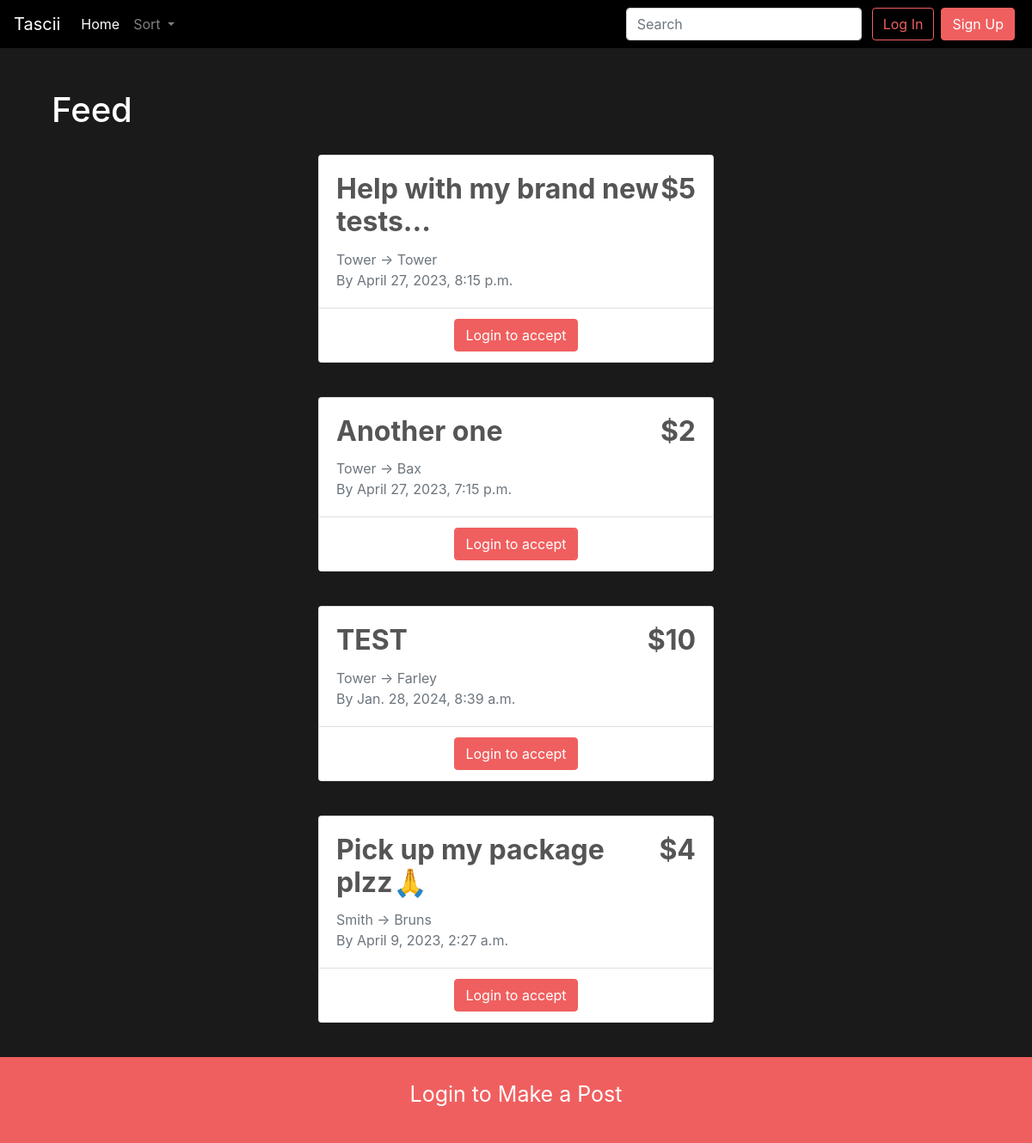
The app's page /, older data.
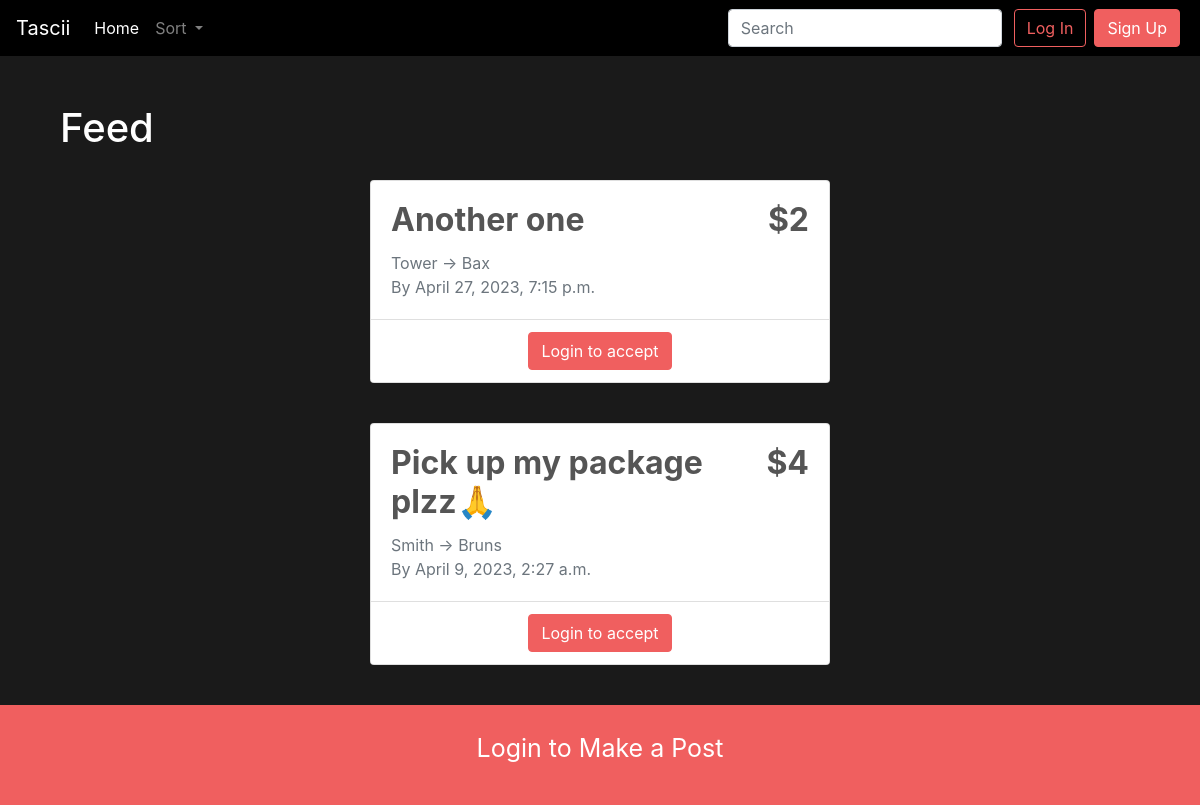
The same page, newer data.
### feed/models.py (models this page shows)
class Post(models.Model):
    title = models.CharField(max_length=100)
    price = models.IntegerField()
    start_loc = models.CharField(max_length=100) # Could create custom location field to get long and lat too
    end_loc = models.CharField(max_length=100)
    expiration_date = models.DateTimeField()
    time_estimate = models.DurationField()
    user = models.ForeignKey(User, on_delete=models.CASCADE, related_name='%(class)s_post_created')
    created_at = models.DateTimeField(auto_now_add=True)
    status = models.CharField(max_length=20, default='open') # open, accepted, completed, cancelled
    filled_by = models.ForeignKey(User, on_delete=models.CASCADE, related_name='%(class)s_post_filled', null=True, blank=True)

### feed/views.py (the view)
# urls.py: path('', views.feed, name='feed'),
def feed(request, sort="created_at"):
    query = request.GET.get('query')
    sort = sort if sort == 'expiration_date' else '-' + sort
    if query:
        posts = Post.objects.filter(
            Q(title__icontains=query) | Q(start_loc__icontains=query) | Q(end_loc__icontains=query)
        ).order_by(sort)
    else:
        posts = Post.objects.filter(Q(status='open')).order_by(sort)
    context = {
        'query': query,
        'posts': posts
    }
    return render(request, 'feed.html', context)

### feed/templates/feed.html (shortened to what this page needs)
{% extends "base.html" %}
{% block page_content %}
<div class="col feed">
<h1>Feed</h1>
{% for post in posts %}
    <div class="post md-4 mx-auto" data-aos="fade-up" data-aos-offset="100", data-aos-duration="1000">
        <div class="card rounded-3">
          <div class="card-body d-flex justify-content-between">
            <div class="d-flex flex-column">
              <h5 class="card-title">{{ post.title }}</h5>
              <p class="card-text text-muted">{{ post.start_loc }} &rarr; {{ post.end_loc }}</p>
              <p class="card-text text-muted">By {{ post.expiration_date }}</p>
            </div>
            <h4 class="card-price text-right">${{ post.price }}</h4>
          </div>
          <div class="card-footer bg-white text-center">
            {% if request.user.is_authenticated %}
            {% if post.user == request.user %}
            <a href="{% url 'edit_post' post.pk %}" class="btn btn-primary">Edit / Take Down</a>
            {% else %}
            <a href="{% url 'post_details' post.pk %}" class="btn btn-primary">Accept?</a>
            {% endif %}
            {% else %}
            <a href="{% url 'login' %}" class="btn btn-primary">Login to accept</a>
            {% endif %}
          </div>
        </div>
      </div>
{% endfor %}
</div>
<div class="fixed-bottom d-flex justify-content-center">
  {% if request.user.is_authenticated %}
      <a href="{% url 'make_post' %}" class="btn-block btn-primary">Make a Post</a>
  {% else %}
      <a href="{% url 'login' %}" class="btn-block btn-primary">Login to Make a Post</a>
  {% endif %}
 </div>
{% endblock %}

### tascii_prototype/templates/base.html (shortened to what this page needs)
<!doctype html>
<html lang="en">
  <head>
    <link rel="stylesheet" href="https://cdn.jsdelivr.net/npm/bootstrap@4.1.3/dist/css/bootstrap.min.css">
    <link rel="stylesheet" href="https://cdnjs.cloudflare.com/ajax/libs/aos/2.3.4/aos.css" />
    {% load static %}
    <link rel="stylesheet" href="{% static 'feed/main.css' %}">
  </head>
  <body>
    <nav class="navbar navbar-expand-lg navbar-dark navbar">
      <a class="navbar-brand" href="{% url 'feed' %}">Tascii</a>
      <div class="collapse navbar-collapse" id="navbarSupportedContent">
        <ul class="navbar-nav mr-auto">
          <li class="nav-item active">
            <a class="nav-link" href="{% url 'feed' %}">Home <span class="sr-only">(current)</span></a>
          </li>
          <li class="nav-item dropdown">
            <a class="nav-link dropdown-toggle" href="#" id="navbarDropdown" role="button" data-toggle="dropdown" aria-haspopup="true" aria-expanded="false">
              Sort
            </a>
          </li>
        </ul>
        <form method="GET" action="{% url 'feed' %}" class="form-inline my-2 my-lg-0" onsubmit="">
          {% load crispy_forms_tags %}
          {% load bootstrap4 %}
          <input class="form-control mr-sm-2" type="search" name="query" placeholder="Search" aria-label="Search">
        </form>
      {% if request.user.is_authenticated %}
        <a class="btn btn-primary mx-1" role="button" href="{% url 'profile' %}">Profile</a>
        <a class="btn btn-outline-primary mx-1" role="button" href="{% url 'logout' %}">Logout</a>
      {% else %}
        <a class="btn btn-outline-primary mx-1" role="button" href="{% url 'login' %}">Log In</a>
        <a class="btn btn-primary mx-1" role="button" href="{% url 'register' %}">Sign Up</a>
      {% endif %}
      </div>
    </nav>
    <div class="container my-5">
        {% block page_content %}{% endblock %}
    </div>
  </body>
</html>

### feed/static/feed/main.css (style rules this page uses)
:root { --brand-color: #f05f5f; }
.btn-primary { background-color: var(--arc-palette-foregroundSecondary, var(--brand-color, black)) !important; border-color: var(--arc-palette-foregroundSecondary, var(--brand-color, black)) !important; }
.btn-outline-primary { color: var(--arc-palette-foregroundSecondary, var(--brand-color, black)) !important; border-color: var(--arc-palette-foregroundSecondary, var(--brand-color, black)) !important; background-color: transparent; background-image: none; }
.btn-block { height: 100px; font-size: 25px; text-align: center; padding-top: 25px; }
.navbar { background-color: black; }
body { color: white; background-color: #1a1a1a; }
.post { width: 100%; max-width: 500px; color: #555555; padding: 20px; }
.card-title { font-size: 2rem; font-weight: Bold; }
.card-price { text-align: right; font-size: 2rem; font-weight: bold; }
.card-text { font-size: 1rem; margin-bottom: 0px; }
.feed { margin-bottom: 120px; }

Row changes from the older to the newer data that the page shows:
removed Post: title "Help with my brand new tests...", start_loc "Tower", end_loc "Tower", expiration_date "April 27, 2023, 8:15 p.m.", price "5"
removed Post: title "TEST", start_loc "Tower", end_loc "Farley", expiration_date "Jan. 28, 2024, 8:39 a.m.", price "10"
